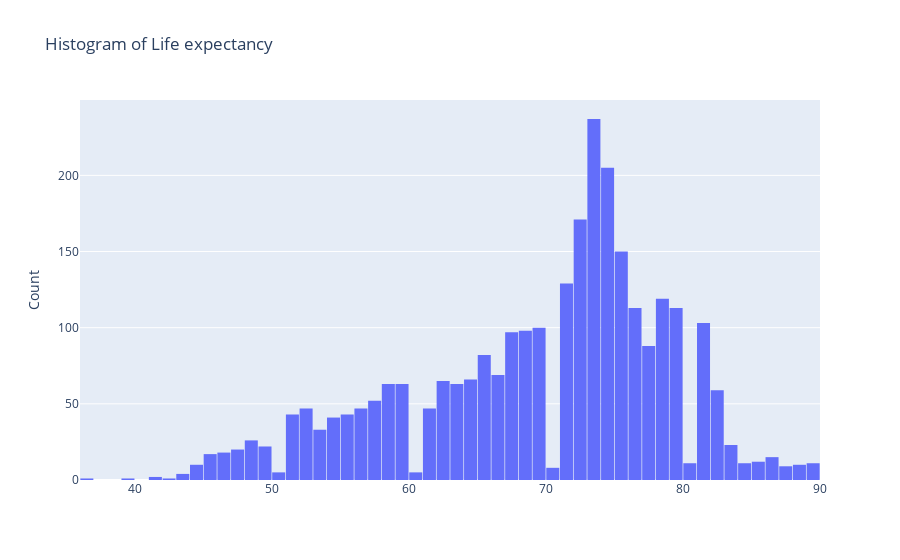

Notebook cell for this chart:
### Code cell
go.Figure(
    data=[go.Histogram(x=df["Life expectancy"], xbins={"start": 36.0, "end": 90.0, "size": 1.0})],
    layout=go.Layout(title="Histogram of Life expectancy", yaxis={"title": "Count"}, bargap=0.05),
)

### Figure 1 — Plotly figure (JSON) as saved in the notebook; plotly's stock layout.template omitted (floating-point values rounded to 4 significant figures; data arrays with more than 128 entries replaced by an {"elided": "..."} marker saying what was removed)
{"data": [{"type": "histogram", "x": {"elided": "2848 float values"}, "xbins": {"end": 90, "size": 1, "start": 36}}], "layout": {"bargap": 0.05, "title": {"text": "Histogram of Life expectancy"}, "yaxis": {"title": {"text": "Count"}}}}
